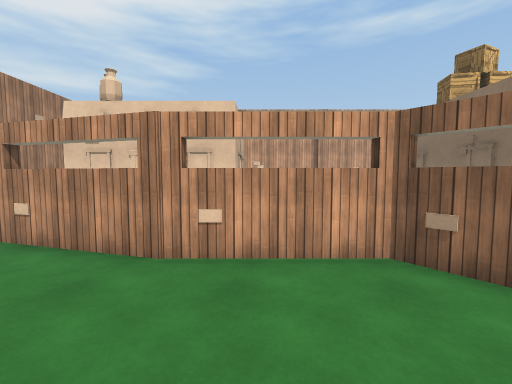
view 1 (above)

20 first-person views from a walk through a Unity game level. The camera is 1.4 m above the floor, tilts 4° down and sees 90° across. The floor is counted in squares, 1 m on a side. Each view is taken from the middle of a square. On the plan, view 1 faces up. The plan holds only what a view shows up to about 13 squares ahead; the rest is blank. The place goes on beyond the plan. The player is left out. Some animated figures are not drawn. Surface patterns are stand-ins for the level's own textures.

view 2
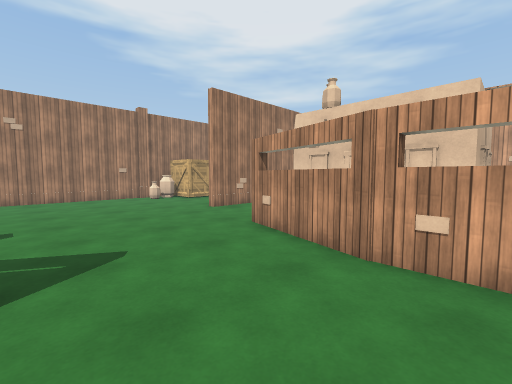

view 3
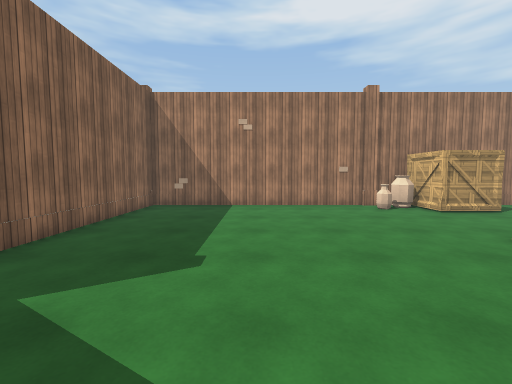

view 4
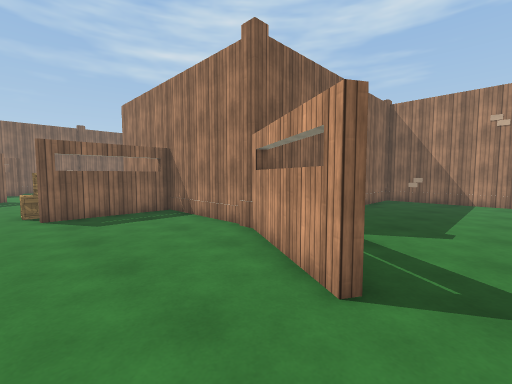

view 5
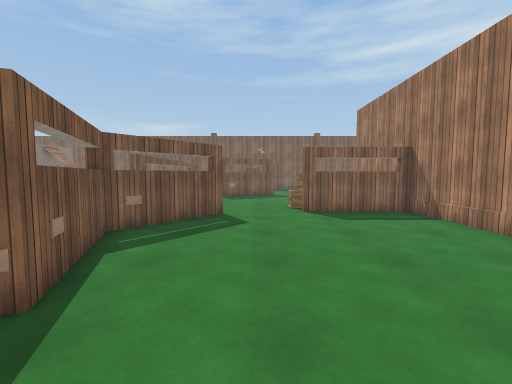

view 6
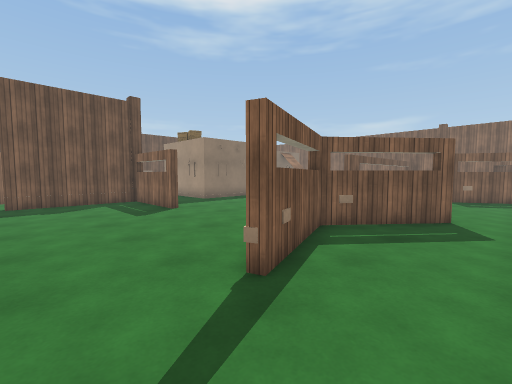

view 7
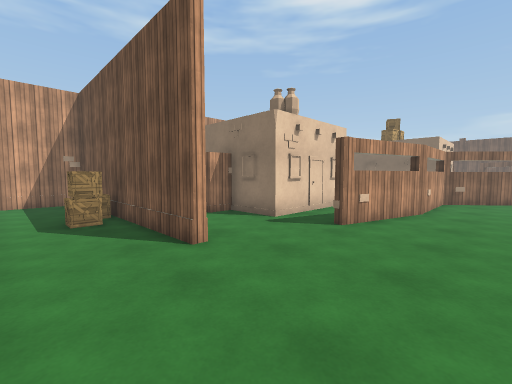

view 8
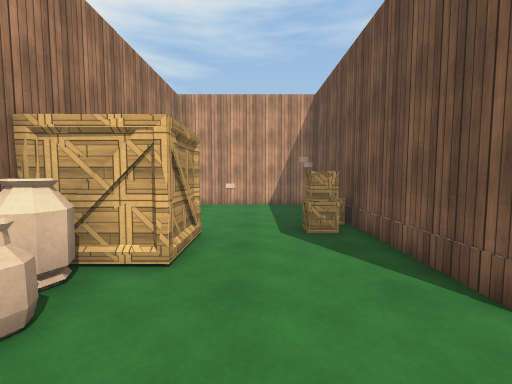

view 9
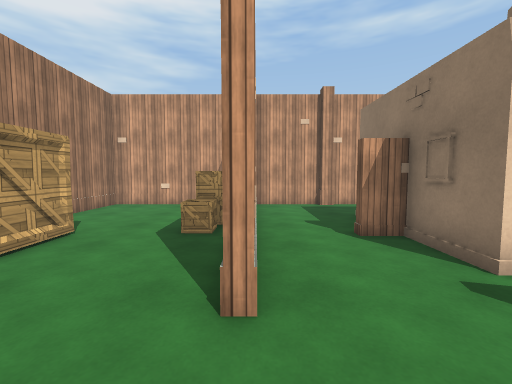

view 10
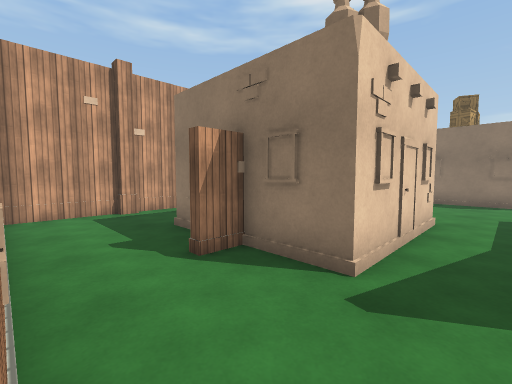

view 11
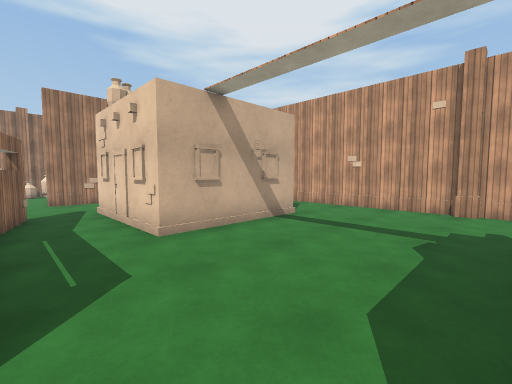

view 12
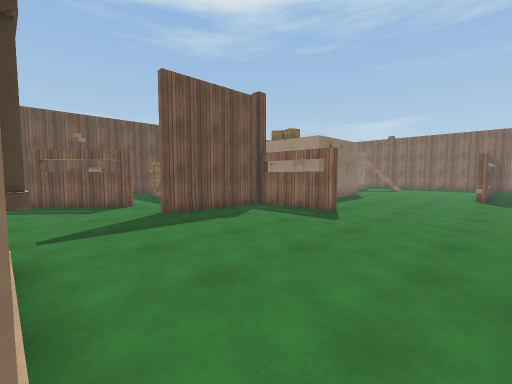

view 13
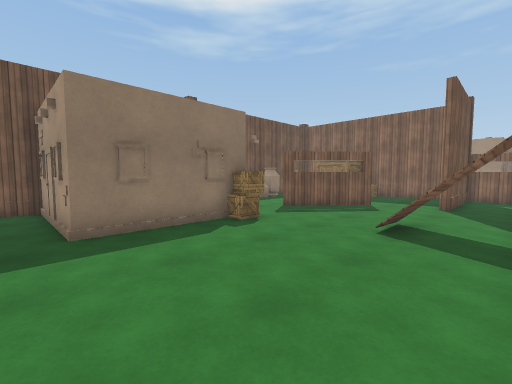

view 14
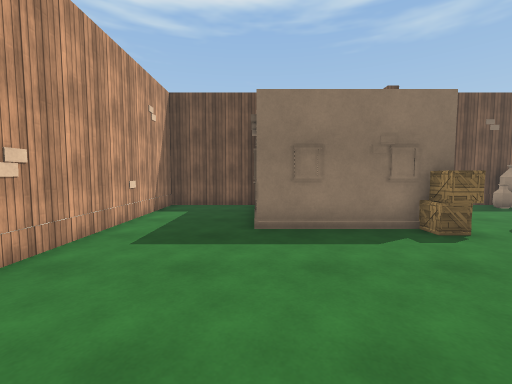

view 15
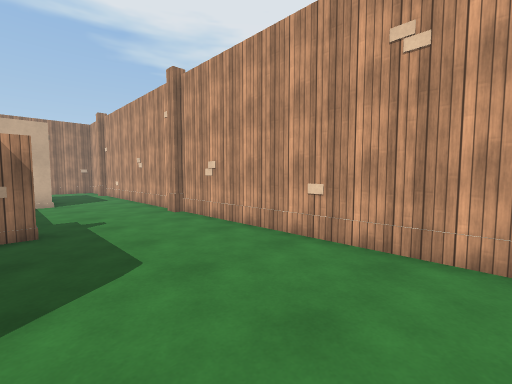

view 16
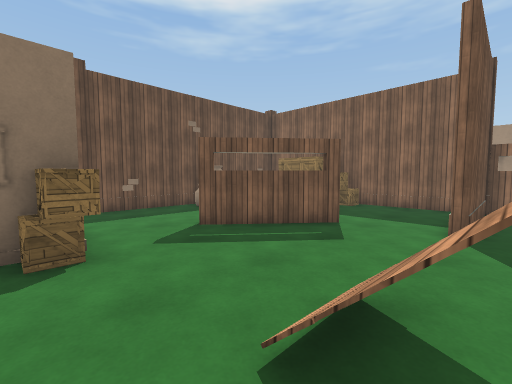

view 17
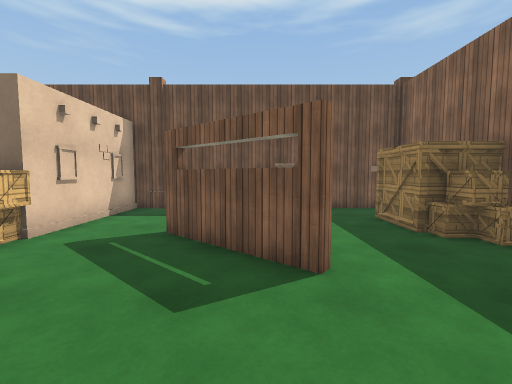

view 18
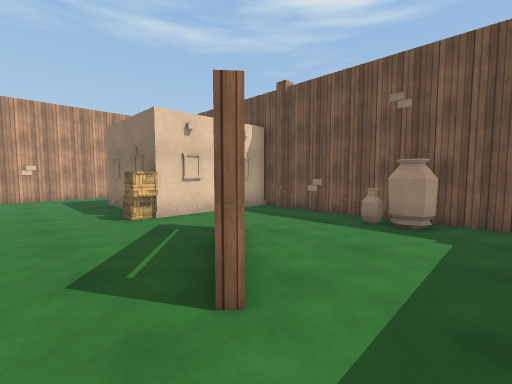

view 19
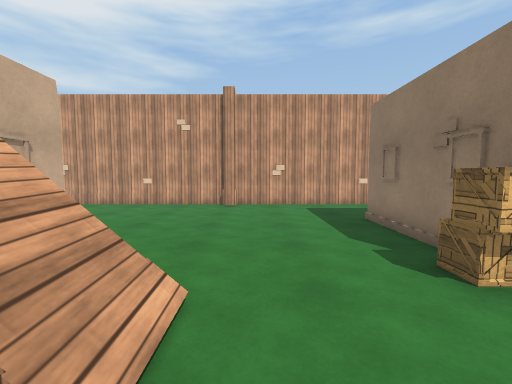

view 20
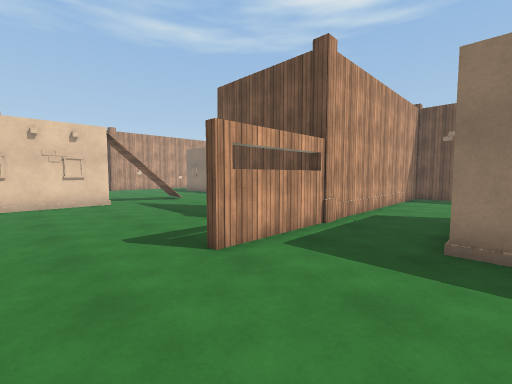

### Floor plan
Key: @ floor where view 1 was taken; # wall or solid block; . main floor; : floor 3.5 m higher than the main floor; / step, stairs or slope; v drop or lower ground; B building; A box; O other object.
Columns run from 16 left of view 1 to 24 right of it. Each row starts with its distance up from view 1.
 16 ############# ###########################
 15 #...... ..... ..........................#
 14 #......#....  ..........................#
 13 #......#....  ..........................#
 12 #.....A#..B    #...................B#####
 11   ....A#..B    #......O............##
 10    A.AA#..O    #.....     # .......#
  9    A...#..B#  ##.....:      .......#
  8 #AAA...#...####B.....BAA    ......A#
  7 #O.....#..............AA    .v....A######
  6 ##O...................       //.........#
  5 #..........OO# ..... . :::#////.........O
  4 #............. O###O  .............#....O
  3 #..................##.............##....#
  2 #...................# ...........##...OO#
  1 #................ ...............#....OO#
  0 #.............. @.............#........O#
 -1 #..........##.................#.........#
 -2 O..........#.......O..........#....AAA..#
 -3 O.........##.......#..........#...AA   .#
 -4 ###########........# .....##########A##
 -5           #........# ..................
 -6           #........# ..................
 -7           #.......## ........#B B
 -8           #...... #  ........#
 -9           #####...   .....
-10           #   A...   ....

Positions as (right, up) in squares from view 1, and headings:
1: (0, 0), facing up
2: (0, 0), facing up-left
3: (-4, 1), facing left
4: (-1, 1), facing down-left
5: (0, 1), facing down
6: (0, 1), facing down-right
7: (-12, 2), facing up-right
8: (-12, 4), facing up
9: (-9, 4), facing up
10: (-9, 6), facing up-right
11: (5, 5), facing up-left
12: (5, 5), facing down-right
13: (12, 13), facing down-right
14: (12, 12), facing right
15: (13, 11), facing up-left
16: (13, 8), facing down-right
17: (13, 2), facing right
18: (15, -1), facing up-right
19: (15, 4), facing up
20: (7, -8), facing up-right
